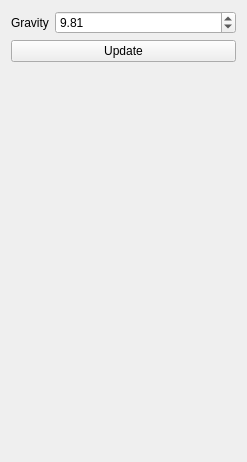
<?xml version="1.0" encoding="UTF-8"?>
<ui version="4.0">
 <class>WidgetFluid</class>
 <widget class="QWidget" name="WidgetFluid">
  <property name="geometry">
   <rect>
    <x>0</x>
    <y>0</y>
    <width>247</width>
    <height>462</height>
   </rect>
  </property>
  <property name="windowTitle">
   <string>Form</string>
  </property>
  <layout class="QFormLayout" name="formLayout">
   <item row="0" column="0">
    <widget class="QLabel" name="label">
     <property name="text">
      <string>Gravity</string>
     </property>
    </widget>
   </item>
   <item row="0" column="1">
    <widget class="QDoubleSpinBox" name="gravity">
     <property name="maximum">
      <double>100.000000000000000</double>
     </property>
     <property name="singleStep">
      <double>0.100000000000000</double>
     </property>
     <property name="value">
      <double>9.810000000000000</double>
     </property>
    </widget>
   </item>
   <item row="1" column="0" colspan="2">
    <widget class="QPushButton" name="btnUpdate">
     <property name="text">
      <string>Update</string>
     </property>
    </widget>
   </item>
  </layout>
 </widget>
 <resources/>
 <connections/>
</ui>
